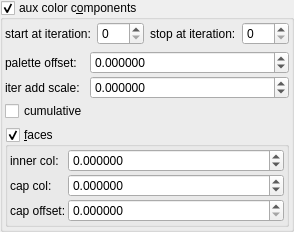
    <widget class="MyGroupBox" name="groupCheck_fold_color_aux_color_enabled_false">
     <property name="title">
      <string>aux color c&amp;omponents</string>
     </property>
     <property name="checkable">
      <bool>true</bool>
     </property>
     <layout class="QVBoxLayout" name="verticalLayout_11">
      <property name="leftMargin">
       <number>2</number>
      </property>
      <property name="topMargin">
       <number>2</number>
      </property>
      <property name="rightMargin">
       <number>2</number>
      </property>
      <property name="bottomMargin">
       <number>2</number>
      </property>
      <item>
       <layout class="QHBoxLayout" name="horizontalLayout_21" stretch="0,1,0,1">
        <item>
         <widget class="QLabel" name="label_102">
          <property name="text">
           <string>start at iteration:</string>
          </property>
         </widget>
        </item>
        <item>
         <widget class="MySpinBox" name="spinboxInt_fold_color_start_iterations_A">
          <property name="sizePolicy">
           <sizepolicy hsizetype="Minimum" vsizetype="Maximum">
            <horstretch>0</horstretch>
            <verstretch>0</verstretch>
           </sizepolicy>
          </property>
          <property name="minimum">
           <number>0</number>
          </property>
          <property name="maximum">
           <number>999</number>
          </property>
          <property name="value">
           <number>0</number>
          </property>
         </widget>
        </item>
        <item>
         <widget class="QLabel" name="label_74">
          <property name="text">
           <string>stop at iteration:</string>
          </property>
         </widget>
        </item>
        <item>
         <widget class="MySpinBox" name="spinboxInt_fold_color_stop_iterations_A">
          <property name="sizePolicy">
           <sizepolicy hsizetype="Preferred" vsizetype="Maximum">
            <horstretch>0</horstretch>
            <verstretch>0</verstretch>
           </sizepolicy>
          </property>
          <property name="maximum">
           <number>999</number>
          </property>
         </widget>
        </item>
       </layout>
      </item>
      <item>
       <layout class="QGridLayout" name="gridLayout_24" columnstretch="0,1">
        <property name="spacing">
         <number>2</number>
        </property>
        <item row="1" column="0">
         <widget class="QLabel" name="label_188">
          <property name="text">
           <string>iter add scale:</string>
          </property>
         </widget>
        </item>
        <item row="1" column="1">
         <widget class="MyDoubleSpinBox" name="spinbox_fold_color_difs0">
          <property name="enabled">
           <bool>true</bool>
          </property>
          <property name="sizePolicy">
           <sizepolicy hsizetype="Minimum" vsizetype="Maximum">
            <horstretch>0</horstretch>
            <verstretch>0</verstretch>
           </sizepolicy>
          </property>
          <property name="prefix">
           <string/>
          </property>
          <property name="suffix">
           <string/>
          </property>
          <property name="decimals">
           <number>6</number>
          </property>
          <property name="minimum">
           <double>-99.999899999999997</double>
          </property>
          <property name="maximum">
           <double>99.999899999999997</double>
          </property>
          <property name="singleStep">
           <double>0.100000000000000</double>
          </property>
         </widget>
        </item>
        <item row="0" column="0">
         <widget class="QLabel" name="label_189">
          <property name="text">
           <string>palette offset:</string>
          </property>
         </widget>
        </item>
        <item row="0" column="1">
         <widget class="MyDoubleSpinBox" name="spinbox4_fold_color_difs_0000_y">
          <property name="sizePolicy">
           <sizepolicy hsizetype="Minimum" vsizetype="Maximum">
            <horstretch>0</horstretch>
            <verstretch>0</verstretch>
           </sizepolicy>
          </property>
          <property name="prefix">
           <string/>
          </property>
          <property name="suffix">
           <string/>
          </property>
          <property name="decimals">
           <number>6</number>
          </property>
          <property name="minimum">
           <double>-99.998999999999995</double>
          </property>
          <property name="maximum">
           <double>99.998999999999995</double>
          </property>
          <property name="singleStep">
           <double>0.100000000000000</double>
          </property>
         </widget>
        </item>
        <item row="2" column="0">
         <widget class="MyCheckBox" name="checkBox_fold_color_aux_color_enabledB_false">
          <property name="text">
           <string notr="true">cumulative</string>
          </property>
         </widget>
        </item>
       </layout>
      </item>
      <item>
       <widget class="MyGroupBox" name="groupCheck_fold_color_aux_color_enabledA_false">
        <property name="title">
         <string>&amp;faces</string>
        </property>
        <property name="checkable">
         <bool>true</bool>
        </property>
        <layout class="QVBoxLayout" name="verticalLayout_15" stretch="0">
         <property name="spacing">
          <number>2</number>
         </property>
         <property name="leftMargin">
          <number>2</number>
         </property>
         <property name="topMargin">
          <number>2</number>
         </property>
         <property name="rightMargin">
          <number>2</number>
         </property>
         <property name="bottomMargin">
          <number>2</number>
         </property>
         <item>
          <layout class="QGridLayout" name="gridLayout_6" columnstretch="0,1">
           <property name="spacing">
            <number>2</number>
           </property>
           <item row="1" column="0">
            <widget class="QLabel" name="label_178">
             <property name="text">
              <string>inner col:</string>
             </property>
            </widget>
           </item>
           <item row="2" column="1">
            <widget class="MyDoubleSpinBox" name="spinbox4_fold_color_difs_0000_w">
             <property name="sizePolicy">
              <sizepolicy hsizetype="Minimum" vsizetype="Maximum">
               <horstretch>0</horstretch>
               <verstretch>0</verstretch>
              </sizepolicy>
             </property>
             <property name="prefix">
              <string/>
             </property>
             <property name="suffix">
              <string/>
             </property>
             <property name="decimals">
              <number>6</number>
             </property>
             <property name="minimum">
              <double>-99.998999999999995</double>
             </property>
             <property name="maximum">
              <double>99.998999999999995</double>
             </property>
             <property name="singleStep">
              <double>0.100000000000000</double>
             </property>
             <property name="value">
              <double>0.000000000000000</double>
             </property>
            </widget>
           </item>
           <item row="1" column="1">
            <widget class="MyDoubleSpinBox" name="spinbox4_fold_color_difs_0000_z">
             <property name="sizePolicy">
              <sizepolicy hsizetype="Minimum" vsizetype="Maximum">
               <horstretch>0</horstretch>
               <verstretch>0</verstretch>
              </sizepolicy>
             </property>
             <property name="prefix">
              <string/>
             </property>
             <property name="suffix">
              <string/>
             </property>
             <property name="decimals">
              <number>6</number>
             </property>
             <property name="minimum">
              <double>-99.998999999999995</double>
             </property>
             <property name="maximum">
              <double>99.998999999999995</double>
             </property>
             <property name="singleStep">
              <double>0.100000000000000</double>
             </property>
            </widget>
           </item>
           <item row="3" column="1">
            <widget class="MyDoubleSpinBox" name="spinbox4_fold_color_difs_0000_x">
             <property name="sizePolicy">
              <sizepolicy hsizetype="Minimum" vsizetype="Maximum">
               <horstretch>0</horstretch>
               <verstretch>0</verstretch>
              </sizepolicy>
             </property>
             <property name="prefix">
              <string/>
             </property>
             <property name="suffix">
              <string/>
             </property>
             <property name="decimals">
              <number>6</number>
             </property>
             <property name="minimum">
              <double>0.000000000000000</double>
             </property>
             <property name="maximum">
              <double>99.998999999999995</double>
             </property>
             <property name="singleStep">
              <double>0.100000000000000</double>
             </property>
            </widget>
           </item>
           <item row="3" column="0">
            <widget class="QLabel" name="label_180">
             <property name="text">
              <string>cap offset:</string>
             </property>
            </widget>
           </item>
           <item row="2" column="0">
            <widget class="QLabel" name="label_181">
             <property name="text">
              <string>cap col:</string>
             </property>
            </widget>
           </item>
          </layout>
         </item>
        </layout>
       </widget>
      </item>
     </layout>
    </widget>
